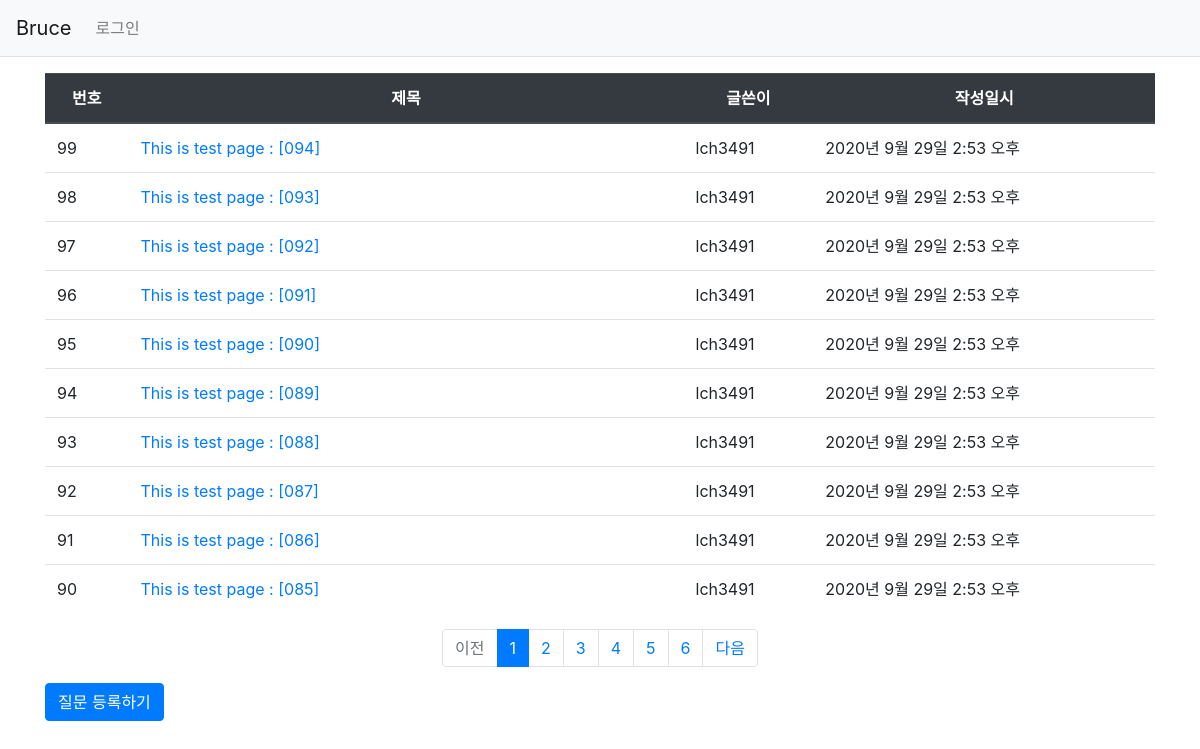
Page /pybo/ on the earlier database version.
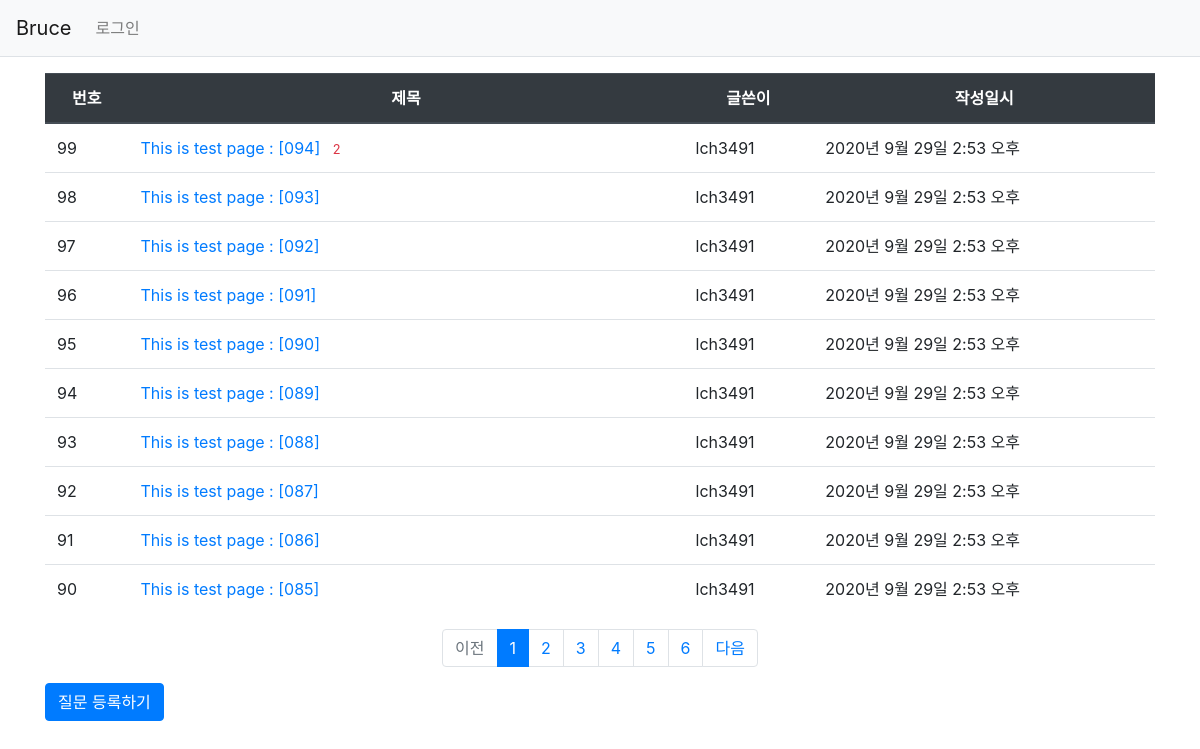
Same page on the later database version.
### pybo/models.py (models this page shows, shortened)
class Question(models.Model):
    subject = models.CharField(max_length=200)
    content = models.TextField()
    create_date = models.DateTimeField()
    author = models.ForeignKey(User,  on_delete=models.CASCADE)
    modify_date = models.DateTimeField(null=True, blank=True)

### pybo/views/base_views.py (the view)
# urls.py: path('', base_views.index, name='index'),
def index(request):
    page = request.GET.get('page', '1')
    question_list = Question.objects.order_by('-create_date')
    paginator = Paginator(question_list, 10)
    page_obj = paginator.get_page(page)
    context = {'question_list': page_obj}
    return render(request, 'pybo/question_list.html', context)

### pybo/templatetags/pybo_filter.py (called while the page is built)
@register.filter
def sub(value, arg):
    return value - arg

### templates/pybo/question_list.html
{% extends 'base.html' %}
{% load pybo_filter %}
{% block content %}
<div class="container my-3">
    <table class="table">
        <thead>
        <tr class="text-center thead-dark">
            <th>번호</th>
            <th style='width:50%'>제목</th>
            <th>글쓴이</th>
            <th>작성일시</th>
        </tr>
        </thead>
        <tbody>
        {% if question_list %}
        {% for question in question_list %}
        <tr>
            <td>{{ question_list.paginator.count|sub:question_list.start_index|sub:forloop.counter0|add:1 }}</td>
            <td class='text-left'>
                <a href="{% url 'pybo:detail' question.id %}">{{ question.subject }}</a>
                {% if question.answer_set.count > 0 %}
                <span class='text-danger small ml-2'>{{ question.answer_set.count }}</span>
                {% endif %}
            </td>
            <td>{{ question.author.username }}</td>
            <td>{{ question.create_date }}</td>
        </tr>
        {% endfor %}
        {% else %}
        <tr>
            <td colspan="3">질문이 없습니다.</td>
        </tr>
        {% endif %}
        </tbody>
    </table>
    <ul class="pagination justify-content-center">
        {% if question_list.has_previous %}
        <li class="page-item">
            <a class="page-link" href="?page={{ question_list.previous_page_number }}">이전</a>
        </li>
        {% else %}
        <li class="page-item disabled">
            <a class="page-link" tabindex="-1" aria-disabled="true" href="#">이전</a>
        </li>
        {% endif %}
        {% for page_number in question_list.paginator.page_range %}
        {% if page_number >= question_list.number|add:-5 and page_number <= question_list.number|add:5 %}
            {% if page_number == question_list.number %}
            <li class="page-item active" aria-current="page">
                <a class="page-link" href="?page={{ page_number }}">{{ page_number }}</a>
            </li>
            {% else %}
            <li class="page-item">
                <a class="page-link" href="?page={{ page_number }}">{{ page_number }}</a>
            </li>
            {% endif %}
        {% endif %}
        {% endfor %}
        {% if question_list.has_next %}
        <li class="page-item">
            <a class="page-link" href="?page={{ question_list.next_page_number }}">다음</a>
        </li>
        {% else %}
        <li class="page-item disabled">
            <a class="page-link" tabindex="-1" aria-disabled="true" href="#">다음</a>
        </li>
        {% endif %}
    </ul>
    <a href="{% url 'pybo:question_create' %}" class="btn btn-primary">질문 등록하기</a>
</div>
{% endblock %}

Differences in the rows shown:
changed Question "This is test page : [094]": answer_set.count (not shown) → "2"
